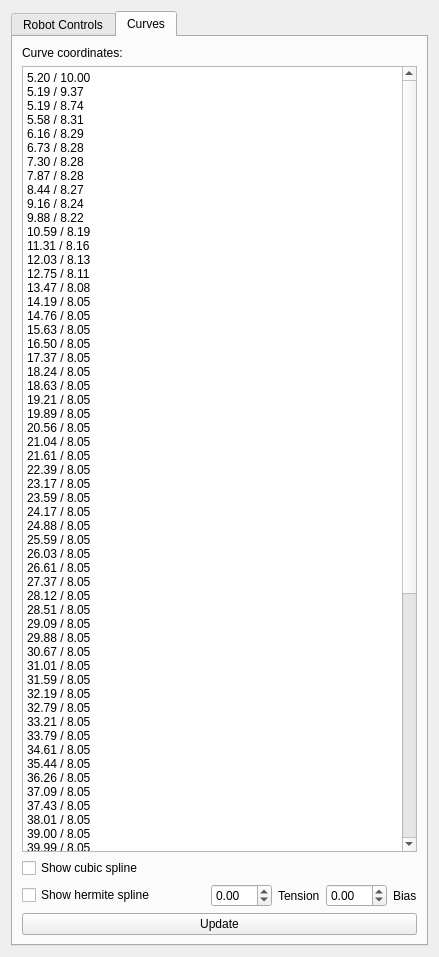
<ui version="4.0" >
 <class>RobotControl</class>
 <widget class="QWidget" name="RobotControl" >
  <property name="geometry" >
   <rect>
    <x>0</x>
    <y>0</y>
    <width>439</width>
    <height>957</height>
   </rect>
  </property>
  <property name="windowTitle" >
   <string>RobotControls</string>
  </property>
  <layout class="QVBoxLayout" >
   <item>
    <widget class="QTabWidget" name="topWidget" >
     <property name="currentIndex" >
      <number>1</number>
     </property>
     <widget class="QWidget" name="tab" >
      <attribute name="title" >
       <string>Robot Controls</string>
      </attribute>
      <layout class="QVBoxLayout" >
       <item>
        <widget class="QGroupBox" name="groupBox" >
         <property name="title" >
          <string>Temperatures</string>
         </property>
         <layout class="QGridLayout" >
          <item row="0" column="0" >
           <layout class="QHBoxLayout" >
            <item>
             <widget class="QLabel" name="label_10" >
              <property name="text" >
               <string>Motor Left</string>
              </property>
             </widget>
            </item>
            <item>
             <widget class="QDoubleSpinBox" name="motorTempLeft" >
              <property name="suffix" >
               <string> °C</string>
              </property>
             </widget>
            </item>
           </layout>
          </item>
          <item row="1" column="0" >
           <layout class="QHBoxLayout" >
            <item>
             <widget class="QLabel" name="label_11" >
              <property name="text" >
               <string>Motor Right</string>
              </property>
             </widget>
            </item>
            <item>
             <widget class="QDoubleSpinBox" name="motorTempRight" >
              <property name="suffix" >
               <string> °C</string>
              </property>
             </widget>
            </item>
           </layout>
          </item>
         </layout>
        </widget>
       </item>
       <item>
        <widget class="QGroupBox" name="groupBox_2" >
         <property name="title" >
          <string>Battery</string>
         </property>
         <layout class="QHBoxLayout" >
          <item>
           <layout class="QHBoxLayout" >
            <item>
             <widget class="QLabel" name="label_12" >
              <property name="text" >
               <string>Voltage</string>
              </property>
             </widget>
            </item>
            <item>
             <widget class="QDoubleSpinBox" name="batteryVoltage" >
              <property name="suffix" >
               <string> V</string>
              </property>
             </widget>
            </item>
           </layout>
          </item>
         </layout>
        </widget>
       </item>
       <item>
        <widget class="QGroupBox" name="groupBox_3" >
         <property name="title" >
          <string>Speed</string>
         </property>
         <layout class="QVBoxLayout" >
          <item>
           <layout class="QHBoxLayout" >
            <item>
             <widget class="QLabel" name="label_13" >
              <property name="minimumSize" >
               <size>
                <width>50</width>
                <height>0</height>
               </size>
              </property>
              <property name="text" >
               <string>Left</string>
              </property>
             </widget>
            </item>
            <item>
             <widget class="QDoubleSpinBox" name="speedBoxLeft" >
              <property name="suffix" >
               <string> m/s</string>
              </property>
              <property name="decimals" >
               <number>4</number>
              </property>
              <property name="maximum" >
               <double>2.000000000000000</double>
              </property>
              <property name="singleStep" >
               <double>0.010000000000000</double>
              </property>
             </widget>
            </item>
            <item>
             <widget class="QProgressBar" name="speedBarLeft" >
              <property name="value" >
               <number>0</number>
              </property>
             </widget>
            </item>
           </layout>
          </item>
          <item>
           <layout class="QHBoxLayout" >
            <item>
             <widget class="QLabel" name="label_14" >
              <property name="minimumSize" >
               <size>
                <width>50</width>
                <height>0</height>
               </size>
              </property>
              <property name="text" >
               <string>Right</string>
              </property>
             </widget>
            </item>
            <item>
             <widget class="QDoubleSpinBox" name="speedBoxRight" >
              <property name="suffix" >
               <string> m/s</string>
              </property>
              <property name="decimals" >
               <number>4</number>
              </property>
              <property name="maximum" >
               <double>2.000000000000000</double>
              </property>
              <property name="singleStep" >
               <double>0.010000000000000</double>
              </property>
             </widget>
            </item>
            <item>
             <widget class="QProgressBar" name="speedBarRight" >
              <property name="value" >
               <number>0</number>
              </property>
             </widget>
            </item>
           </layout>
          </item>
         </layout>
        </widget>
       </item>
       <item>
        <widget class="QGroupBox" name="groupBox_4" >
         <property name="title" >
          <string>Remote Control</string>
         </property>
         <layout class="QVBoxLayout" >
          <item>
           <layout class="QHBoxLayout" >
            <item>
             <widget class="QSlider" name="remoteControlSpeed" >
              <property name="minimum" >
               <number>-36</number>
              </property>
              <property name="maximum" >
               <number>36</number>
              </property>
              <property name="orientation" >
               <enum>Qt::Vertical</enum>
              </property>
             </widget>
            </item>
           </layout>
          </item>
          <item>
           <widget class="QSlider" name="remoteControlSteering" >
            <property name="minimum" >
             <number>-36</number>
            </property>
            <property name="maximum" >
             <number>36</number>
            </property>
            <property name="orientation" >
             <enum>Qt::Horizontal</enum>
            </property>
           </widget>
          </item>
         </layout>
        </widget>
       </item>
       <item>
        <widget class="QGroupBox" name="groupBox_5" >
         <property name="title" >
          <string>Simulation</string>
         </property>
         <layout class="QVBoxLayout" >
          <item>
           <layout class="QHBoxLayout" >
            <item>
             <widget class="QLabel" name="label_2" >
              <property name="text" >
               <string>Pose</string>
              </property>
             </widget>
            </item>
            <item>
             <widget class="QDoubleSpinBox" name="poseX" >
              <property name="suffix" >
               <string> m</string>
              </property>
              <property name="minimum" >
               <double>-500.000000000000000</double>
              </property>
              <property name="maximum" >
               <double>500.000000000000000</double>
              </property>
             </widget>
            </item>
            <item>
             <widget class="QDoubleSpinBox" name="poseY" >
              <property name="suffix" >
               <string> m</string>
              </property>
              <property name="minimum" >
               <double>-500.000000000000000</double>
              </property>
              <property name="maximum" >
               <double>500.000000000000000</double>
              </property>
             </widget>
            </item>
            <item>
             <widget class="QDoubleSpinBox" name="poseAngle" >
              <property name="suffix" >
               <string>°</string>
              </property>
              <property name="maximum" >
               <double>360.000000000000000</double>
              </property>
             </widget>
            </item>
           </layout>
          </item>
          <item>
           <layout class="QHBoxLayout" >
            <item>
             <widget class="QLabel" name="label_5" >
              <property name="text" >
               <string>PathLength</string>
              </property>
             </widget>
            </item>
            <item>
             <widget class="QLabel" name="labelPathLength" >
              <property name="text" >
               <string>0.0</string>
              </property>
             </widget>
            </item>
            <item>
             <spacer>
              <property name="orientation" >
               <enum>Qt::Horizontal</enum>
              </property>
              <property name="sizeHint" >
               <size>
                <width>40</width>
                <height>20</height>
               </size>
              </property>
             </spacer>
            </item>
            <item>
             <widget class="QCheckBox" name="checkBoxBrakes" >
              <property name="enabled" >
               <bool>false</bool>
              </property>
              <property name="text" >
               <string>Brakes set?</string>
              </property>
             </widget>
            </item>
           </layout>
          </item>
          <item>
           <layout class="QHBoxLayout" >
            <item>
             <widget class="QLabel" name="label" >
              <property name="text" >
               <string>Max noise</string>
              </property>
             </widget>
            </item>
            <item>
             <widget class="QSpinBox" name="noise" >
              <property name="suffix" >
               <string>%</string>
              </property>
              <property name="maximum" >
               <number>500</number>
              </property>
             </widget>
            </item>
            <item>
             <spacer>
              <property name="orientation" >
               <enum>Qt::Horizontal</enum>
              </property>
              <property name="sizeHint" >
               <size>
                <width>40</width>
                <height>20</height>
               </size>
              </property>
             </spacer>
            </item>
            <item>
             <widget class="QCheckBox" name="chkKeepInView" >
              <property name="text" >
               <string>keep Robot in View</string>
              </property>
              <property name="checked" >
               <bool>true</bool>
              </property>
             </widget>
            </item>
           </layout>
          </item>
          <item>
           <widget class="QPushButton" name="btnClearTrace" >
            <property name="text" >
             <string>Clear Trace</string>
            </property>
           </widget>
          </item>
         </layout>
        </widget>
       </item>
      </layout>
     </widget>
     <widget class="QWidget" name="tab_2" >
      <attribute name="title" >
       <string>Curves</string>
      </attribute>
      <layout class="QVBoxLayout" >
       <item>
        <widget class="QLabel" name="label_6" >
         <property name="text" >
          <string>Curve coordinates:</string>
         </property>
        </widget>
       </item>
       <item>
        <widget class="QTextEdit" name="textCurve" >
         <property name="html" >
          <string>&lt;html>&lt;head>&lt;meta name="qrichtext" content="1" />&lt;style type="text/css">
p, li { white-space: pre-wrap; }
&lt;/style>&lt;/head>&lt;body style=" font-family:'Sans Serif'; font-size:9pt; font-weight:400; font-style:normal;">
&lt;p style=" margin-top:0px; margin-bottom:0px; margin-left:0px; margin-right:0px; -qt-block-indent:0; text-indent:0px;">5.20 / 10.00&lt;/p>
&lt;p style=" margin-top:0px; margin-bottom:0px; margin-left:0px; margin-right:0px; -qt-block-indent:0; text-indent:0px;">5.19 / 9.37&lt;/p>
&lt;p style=" margin-top:0px; margin-bottom:0px; margin-left:0px; margin-right:0px; -qt-block-indent:0; text-indent:0px;">5.19 / 8.74&lt;/p>
&lt;p style=" margin-top:0px; margin-bottom:0px; margin-left:0px; margin-right:0px; -qt-block-indent:0; text-indent:0px;">5.58 / 8.31&lt;/p>
&lt;p style=" margin-top:0px; margin-bottom:0px; margin-left:0px; margin-right:0px; -qt-block-indent:0; text-indent:0px;">6.16 / 8.29&lt;/p>
&lt;p style=" margin-top:0px; margin-bottom:0px; margin-left:0px; margin-right:0px; -qt-block-indent:0; text-indent:0px;">6.73 / 8.28&lt;/p>
&lt;p style=" margin-top:0px; margin-bottom:0px; margin-left:0px; margin-right:0px; -qt-block-indent:0; text-indent:0px;">7.30 / 8.28&lt;/p>
&lt;p style=" margin-top:0px; margin-bottom:0px; margin-left:0px; margin-right:0px; -qt-block-indent:0; text-indent:0px;">7.87 / 8.28&lt;/p>
&lt;p style=" margin-top:0px; margin-bottom:0px; margin-left:0px; margin-right:0px; -qt-block-indent:0; text-indent:0px;">8.44 / 8.27&lt;/p>
&lt;p style=" margin-top:0px; margin-bottom:0px; margin-left:0px; margin-right:0px; -qt-block-indent:0; text-indent:0px;">9.16 / 8.24&lt;/p>
&lt;p style=" margin-top:0px; margin-bottom:0px; margin-left:0px; margin-right:0px; -qt-block-indent:0; text-indent:0px;">9.88 / 8.22&lt;/p>
&lt;p style=" margin-top:0px; margin-bottom:0px; margin-left:0px; margin-right:0px; -qt-block-indent:0; text-indent:0px;">10.59 / 8.19&lt;/p>
&lt;p style=" margin-top:0px; margin-bottom:0px; margin-left:0px; margin-right:0px; -qt-block-indent:0; text-indent:0px;">11.31 / 8.16&lt;/p>
&lt;p style=" margin-top:0px; margin-bottom:0px; margin-left:0px; margin-right:0px; -qt-block-indent:0; text-indent:0px;">12.03 / 8.13&lt;/p>
&lt;p style=" margin-top:0px; margin-bottom:0px; margin-left:0px; margin-right:0px; -qt-block-indent:0; text-indent:0px;">12.75 / 8.11&lt;/p>
&lt;p style=" margin-top:0px; margin-bottom:0px; margin-left:0px; margin-right:0px; -qt-block-indent:0; text-indent:0px;">13.47 / 8.08&lt;/p>
&lt;p style=" margin-top:0px; margin-bottom:0px; margin-left:0px; margin-right:0px; -qt-block-indent:0; text-indent:0px;">14.19 / 8.05&lt;/p>
&lt;p style=" margin-top:0px; margin-bottom:0px; margin-left:0px; margin-right:0px; -qt-block-indent:0; text-indent:0px;">14.76 / 8.05&lt;/p>
&lt;p style=" margin-top:0px; margin-bottom:0px; margin-left:0px; margin-right:0px; -qt-block-indent:0; text-indent:0px;">15.63 / 8.05&lt;/p>
&lt;p style=" margin-top:0px; margin-bottom:0px; margin-left:0px; margin-right:0px; -qt-block-indent:0; text-indent:0px;">16.50 / 8.05&lt;/p>
&lt;p style=" margin-top:0px; margin-bottom:0px; margin-left:0px; margin-right:0px; -qt-block-indent:0; text-indent:0px;">17.37 / 8.05&lt;/p>
&lt;p style=" margin-top:0px; margin-bottom:0px; margin-left:0px; margin-right:0px; -qt-block-indent:0; text-indent:0px;">18.24 / 8.05&lt;/p>
&lt;p style=" margin-top:0px; margin-bottom:0px; margin-left:0px; margin-right:0px; -qt-block-indent:0; text-indent:0px;">18.63 / 8.05&lt;/p>
&lt;p style=" margin-top:0px; margin-bottom:0px; margin-left:0px; margin-right:0px; -qt-block-indent:0; text-indent:0px;">19.21 / 8.05&lt;/p>
&lt;p style=" margin-top:0px; margin-bottom:0px; margin-left:0px; margin-right:0px; -qt-block-indent:0; text-indent:0px;">19.89 / 8.05&lt;/p>
&lt;p style=" margin-top:0px; margin-bottom:0px; margin-left:0px; margin-right:0px; -qt-block-indent:0; text-indent:0px;">20.56 / 8.05&lt;/p>
&lt;p style=" margin-top:0px; margin-bottom:0px; margin-left:0px; margin-right:0px; -qt-block-indent:0; text-indent:0px;">21.04 / 8.05&lt;/p>
&lt;p style=" margin-top:0px; margin-bottom:0px; margin-left:0px; margin-right:0px; -qt-block-indent:0; text-indent:0px;">21.61 / 8.05&lt;/p>
&lt;p style=" margin-top:0px; margin-bottom:0px; margin-left:0px; margin-right:0px; -qt-block-indent:0; text-indent:0px;">22.39 / 8.05&lt;/p>
&lt;p style=" margin-top:0px; margin-bottom:0px; margin-left:0px; margin-right:0px; -qt-block-indent:0; text-indent:0px;">23.17 / 8.05&lt;/p>
&lt;p style=" margin-top:0px; margin-bottom:0px; margin-left:0px; margin-right:0px; -qt-block-indent:0; text-indent:0px;">23.59 / 8.05&lt;/p>
&lt;p style=" margin-top:0px; margin-bottom:0px; margin-left:0px; margin-right:0px; -qt-block-indent:0; text-indent:0px;">24.17 / 8.05&lt;/p>
&lt;p style=" margin-top:0px; margin-bottom:0px; margin-left:0px; margin-right:0px; -qt-block-indent:0; text-indent:0px;">24.88 / 8.05&lt;/p>
&lt;p style=" margin-top:0px; margin-bottom:0px; margin-left:0px; margin-right:0px; -qt-block-indent:0; text-indent:0px;">25.59 / 8.05&lt;/p>
&lt;p style=" margin-top:0px; margin-bottom:0px; margin-left:0px; margin-right:0px; -qt-block-indent:0; text-indent:0px;">26.03 / 8.05&lt;/p>
&lt;p style=" margin-top:0px; margin-bottom:0px; margin-left:0px; margin-right:0px; -qt-block-indent:0; text-indent:0px;">26.61 / 8.05&lt;/p>
&lt;p style=" margin-top:0px; margin-bottom:0px; margin-left:0px; margin-right:0px; -qt-block-indent:0; text-indent:0px;">27.37 / 8.05&lt;/p>
&lt;p style=" margin-top:0px; margin-bottom:0px; margin-left:0px; margin-right:0px; -qt-block-indent:0; text-indent:0px;">28.12 / 8.05&lt;/p>
&lt;p style=" margin-top:0px; margin-bottom:0px; margin-left:0px; margin-right:0px; -qt-block-indent:0; text-indent:0px;">28.51 / 8.05&lt;/p>
&lt;p style=" margin-top:0px; margin-bottom:0px; margin-left:0px; margin-right:0px; -qt-block-indent:0; text-indent:0px;">29.09 / 8.05&lt;/p>
&lt;p style=" margin-top:0px; margin-bottom:0px; margin-left:0px; margin-right:0px; -qt-block-indent:0; text-indent:0px;">29.88 / 8.05&lt;/p>
&lt;p style=" margin-top:0px; margin-bottom:0px; margin-left:0px; margin-right:0px; -qt-block-indent:0; text-indent:0px;">30.67 / 8.05&lt;/p>
&lt;p style=" margin-top:0px; margin-bottom:0px; margin-left:0px; margin-right:0px; -qt-block-indent:0; text-indent:0px;">31.01 / 8.05&lt;/p>
&lt;p style=" margin-top:0px; margin-bottom:0px; margin-left:0px; margin-right:0px; -qt-block-indent:0; text-indent:0px;">31.59 / 8.05&lt;/p>
&lt;p style=" margin-top:0px; margin-bottom:0px; margin-left:0px; margin-right:0px; -qt-block-indent:0; text-indent:0px;">32.19 / 8.05&lt;/p>
&lt;p style=" margin-top:0px; margin-bottom:0px; margin-left:0px; margin-right:0px; -qt-block-indent:0; text-indent:0px;">32.79 / 8.05&lt;/p>
&lt;p style=" margin-top:0px; margin-bottom:0px; margin-left:0px; margin-right:0px; -qt-block-indent:0; text-indent:0px;">33.21 / 8.05&lt;/p>
&lt;p style=" margin-top:0px; margin-bottom:0px; margin-left:0px; margin-right:0px; -qt-block-indent:0; text-indent:0px;">33.79 / 8.05&lt;/p>
&lt;p style=" margin-top:0px; margin-bottom:0px; margin-left:0px; margin-right:0px; -qt-block-indent:0; text-indent:0px;">34.61 / 8.05&lt;/p>
&lt;p style=" margin-top:0px; margin-bottom:0px; margin-left:0px; margin-right:0px; -qt-block-indent:0; text-indent:0px;">35.44 / 8.05&lt;/p>
&lt;p style=" margin-top:0px; margin-bottom:0px; margin-left:0px; margin-right:0px; -qt-block-indent:0; text-indent:0px;">36.26 / 8.05&lt;/p>
&lt;p style=" margin-top:0px; margin-bottom:0px; margin-left:0px; margin-right:0px; -qt-block-indent:0; text-indent:0px;">37.09 / 8.05&lt;/p>
&lt;p style=" margin-top:0px; margin-bottom:0px; margin-left:0px; margin-right:0px; -qt-block-indent:0; text-indent:0px;">37.43 / 8.05&lt;/p>
&lt;p style=" margin-top:0px; margin-bottom:0px; margin-left:0px; margin-right:0px; -qt-block-indent:0; text-indent:0px;">38.01 / 8.05&lt;/p>
&lt;p style=" margin-top:0px; margin-bottom:0px; margin-left:0px; margin-right:0px; -qt-block-indent:0; text-indent:0px;">39.00 / 8.05&lt;/p>
&lt;p style=" margin-top:0px; margin-bottom:0px; margin-left:0px; margin-right:0px; -qt-block-indent:0; text-indent:0px;">39.99 / 8.05&lt;/p>
&lt;p style=" margin-top:0px; margin-bottom:0px; margin-left:0px; margin-right:0px; -qt-block-indent:0; text-indent:0px;">40.98 / 8.05&lt;/p>
&lt;p style=" margin-top:0px; margin-bottom:0px; margin-left:0px; margin-right:0px; -qt-block-indent:0; text-indent:0px;">41.98 / 8.05&lt;/p>
&lt;p style=" margin-top:0px; margin-bottom:0px; margin-left:0px; margin-right:0px; -qt-block-indent:0; text-indent:0px;">42.31 / 8.05&lt;/p>
&lt;p style=" margin-top:0px; margin-bottom:0px; margin-left:0px; margin-right:0px; -qt-block-indent:0; text-indent:0px;">42.89 / 8.05&lt;/p>
&lt;p style=" margin-top:0px; margin-bottom:0px; margin-left:0px; margin-right:0px; -qt-block-indent:0; text-indent:0px;">43.66 / 8.05&lt;/p>
&lt;p style=" margin-top:0px; margin-bottom:0px; margin-left:0px; margin-right:0px; -qt-block-indent:0; text-indent:0px;">44.42 / 8.05&lt;/p>
&lt;p style=" margin-top:0px; margin-bottom:0px; margin-left:0px; margin-right:0px; -qt-block-indent:0; text-indent:0px;">44.76 / 8.05&lt;/p>
&lt;p style=" margin-top:0px; margin-bottom:0px; margin-left:0px; margin-right:0px; -qt-block-indent:0; text-indent:0px;">45.34 / 8.05&lt;/p>
&lt;p style=" margin-top:0px; margin-bottom:0px; margin-left:0px; margin-right:0px; -qt-block-indent:0; text-indent:0px;">46.29 / 8.05&lt;/p>
&lt;p style=" margin-top:0px; margin-bottom:0px; margin-left:0px; margin-right:0px; -qt-block-indent:0; text-indent:0px;">47.24 / 8.05&lt;/p>
&lt;p style=" margin-top:0px; margin-bottom:0px; margin-left:0px; margin-right:0px; -qt-block-indent:0; text-indent:0px;">48.20 / 8.05&lt;/p>
&lt;p style=" margin-top:0px; margin-bottom:0px; margin-left:0px; margin-right:0px; -qt-block-indent:0; text-indent:0px;">49.15 / 8.05&lt;/p>
&lt;p style=" margin-top:0px; margin-bottom:0px; margin-left:0px; margin-right:0px; -qt-block-indent:0; text-indent:0px;">49.49 / 8.05&lt;/p>
&lt;p style=" margin-top:0px; margin-bottom:0px; margin-left:0px; margin-right:0px; -qt-block-indent:0; text-indent:0px;">50.07 / 8.05&lt;/p>
&lt;p style=" margin-top:0px; margin-bottom:0px; margin-left:0px; margin-right:0px; -qt-block-indent:0; text-indent:0px;">51.06 / 8.05&lt;/p>
&lt;p style=" margin-top:0px; margin-bottom:0px; margin-left:0px; margin-right:0px; -qt-block-indent:0; text-indent:0px;">52.05 / 8.05&lt;/p>
&lt;p style=" margin-top:0px; margin-bottom:0px; margin-left:0px; margin-right:0px; -qt-block-indent:0; text-indent:0px;">53.05 / 8.05&lt;/p>
&lt;p style=" margin-top:0px; margin-bottom:0px; margin-left:0px; margin-right:0px; -qt-block-indent:0; text-indent:0px;">54.04 / 8.05&lt;/p>
&lt;p style=" margin-top:0px; margin-bottom:0px; margin-left:0px; margin-right:0px; -qt-block-indent:0; text-indent:0px;">54.38 / 8.05&lt;/p>
&lt;p style=" margin-top:0px; margin-bottom:0px; margin-left:0px; margin-right:0px; -qt-block-indent:0; text-indent:0px;">54.95 / 8.05&lt;/p>
&lt;p style=" margin-top:0px; margin-bottom:0px; margin-left:0px; margin-right:0px; -qt-block-indent:0; text-indent:0px;">55.29 / 8.05&lt;/p>
&lt;p style=" margin-top:0px; margin-bottom:0px; margin-left:0px; margin-right:0px; -qt-block-indent:0; text-indent:0px;">55.87 / 8.05&lt;/p>
&lt;p style=" margin-top:0px; margin-bottom:0px; margin-left:0px; margin-right:0px; -qt-block-indent:0; text-indent:0px;">56.40 / 7.79&lt;/p>
&lt;p style=" margin-top:0px; margin-bottom:0px; margin-left:0px; margin-right:0px; -qt-block-indent:0; text-indent:0px;">56.94 / 7.53&lt;/p>
&lt;p style=" margin-top:0px; margin-bottom:0px; margin-left:0px; margin-right:0px; -qt-block-indent:0; text-indent:0px;">57.47 / 7.26&lt;/p>
&lt;p style=" margin-top:0px; margin-bottom:0px; margin-left:0px; margin-right:0px; -qt-block-indent:0; text-indent:0px;">58.00 / 7.00&lt;/p>&lt;/body>&lt;/html></string>
         </property>
        </widget>
       </item>
       <item>
        <layout class="QHBoxLayout" >
         <item>
          <widget class="QCheckBox" name="chkShowCubic" >
           <property name="text" >
            <string>Show cubic spline</string>
           </property>
          </widget>
         </item>
        </layout>
       </item>
       <item>
        <layout class="QHBoxLayout" >
         <item>
          <widget class="QCheckBox" name="chkShowHermite" >
           <property name="text" >
            <string>Show hermite spline</string>
           </property>
          </widget>
         </item>
         <item>
          <spacer>
           <property name="orientation" >
            <enum>Qt::Horizontal</enum>
           </property>
           <property name="sizeHint" >
            <size>
             <width>40</width>
             <height>20</height>
            </size>
           </property>
          </spacer>
         </item>
         <item>
          <widget class="QDoubleSpinBox" name="hermiteTension" >
           <property name="minimum" >
            <double>-20.000000000000000</double>
           </property>
           <property name="maximum" >
            <double>20.000000000000000</double>
           </property>
          </widget>
         </item>
         <item>
          <widget class="QLabel" name="label_3" >
           <property name="text" >
            <string>Tension</string>
           </property>
          </widget>
         </item>
         <item>
          <widget class="QDoubleSpinBox" name="hermiteBias" >
           <property name="minimum" >
            <double>-10.000000000000000</double>
           </property>
           <property name="maximum" >
            <double>10.000000000000000</double>
           </property>
          </widget>
         </item>
         <item>
          <widget class="QLabel" name="label_4" >
           <property name="text" >
            <string>Bias</string>
           </property>
          </widget>
         </item>
        </layout>
       </item>
       <item>
        <widget class="QPushButton" name="btnUpdateCurves" >
         <property name="text" >
          <string>Update</string>
         </property>
        </widget>
       </item>
      </layout>
     </widget>
    </widget>
   </item>
  </layout>
 </widget>
 <resources/>
 <connections/>
</ui>
